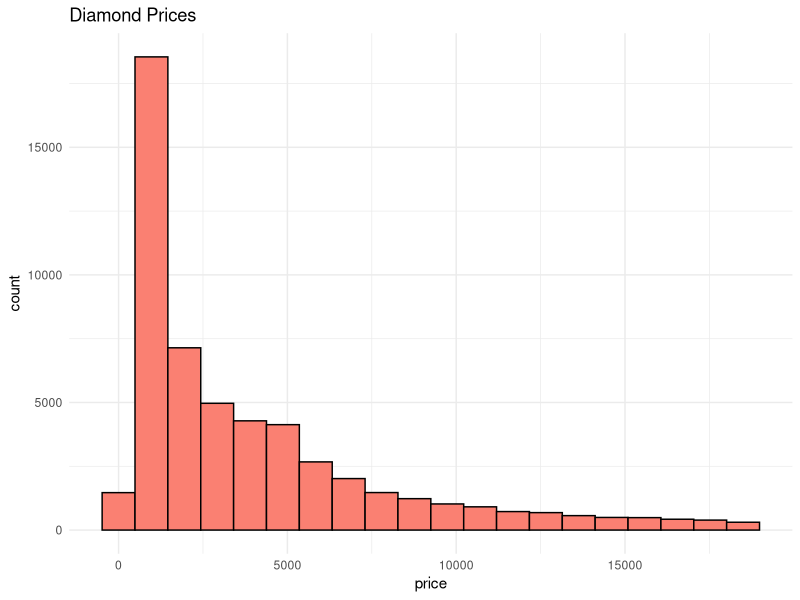
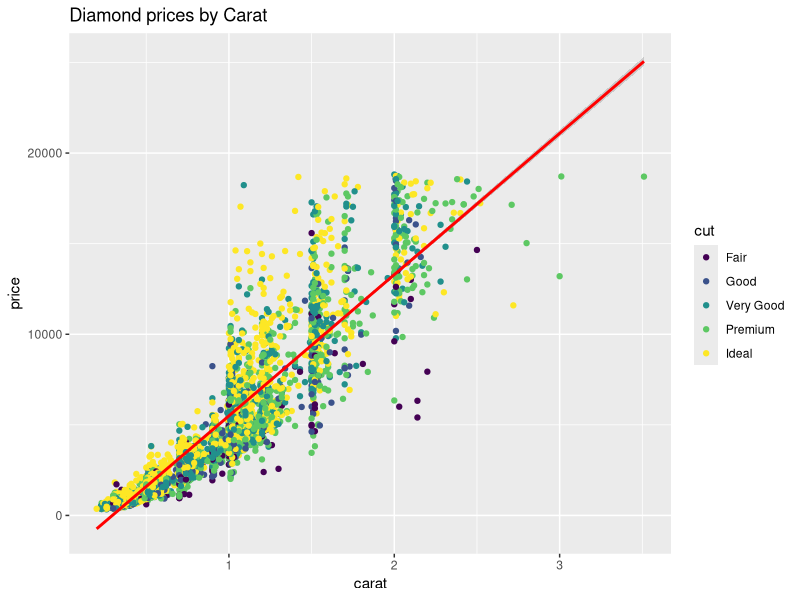
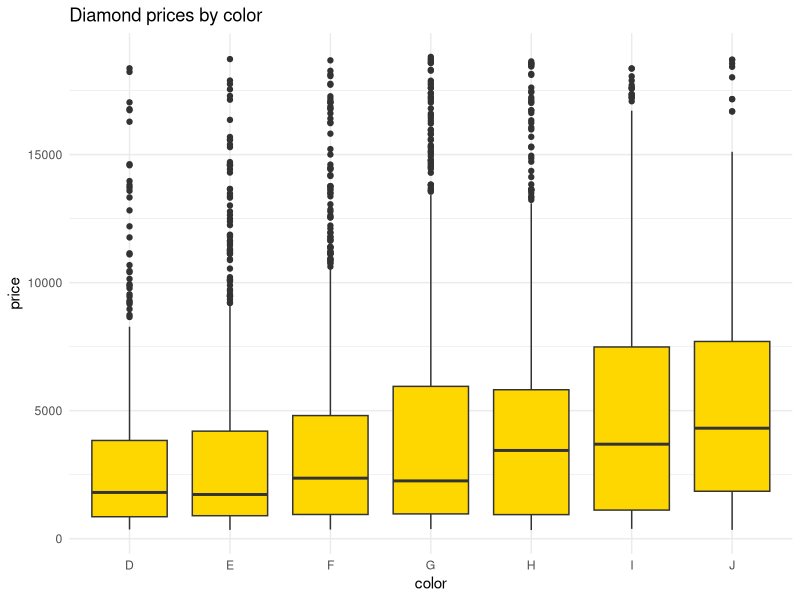
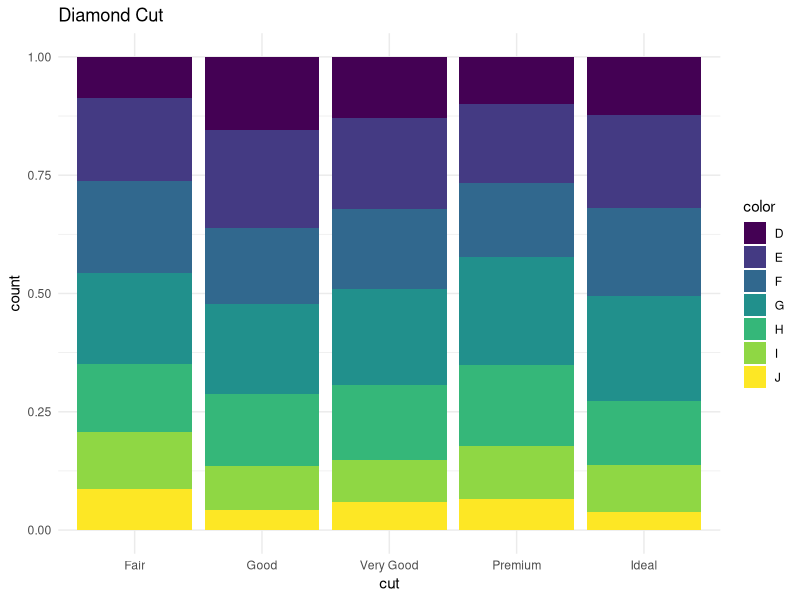
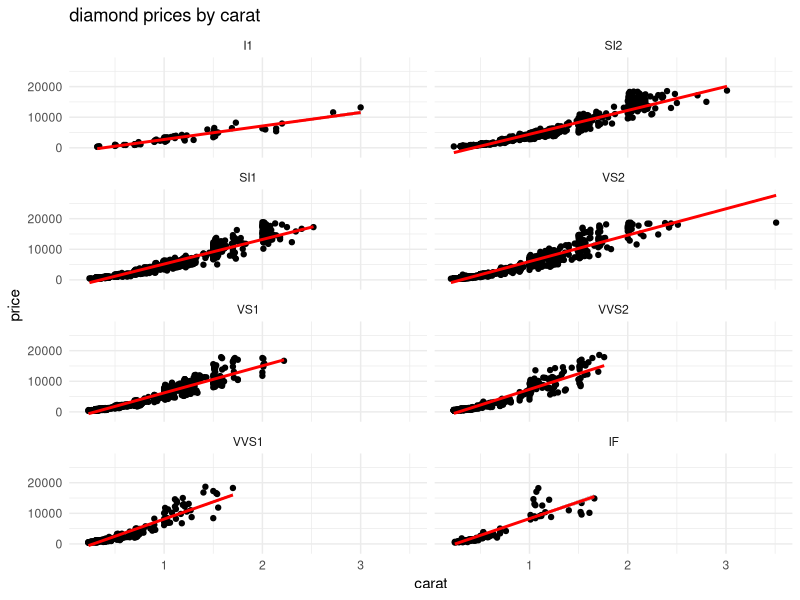

The R script that drew these images, in order:
## ---- chunk 1
library(tidyverse)
library(dplyr)
library(ggplot2)
data("diamonds")
## ---- chunk 2
ggplot(diamonds, aes(price)) +
  geom_histogram(bins=20, 
                 col="black",
                 fill = "salmon") +
  theme_minimal() +
  labs(title = "Diamond Prices")
summary(diamonds$price)
## ---- chunk 3
set.seed(18)
ggplot(diamonds %>% sample_n(5000), aes(carat,price, col=cut))+
  geom_point() +
  geom_smooth(method = "lm",
              col = "red") +
  labs(title = "Diamond prices by Carat")
## ---- chunk 4
set.seed(18)
ggplot(diamonds %>% sample_n(5000), aes(color,price)) +
  geom_boxplot(fill= "gold") +
  theme_minimal() +
  labs(title = "Diamond prices by color")
## ---- chunk 5
set.seed(18)
ggplot(diamonds %>% sample_n(5000), aes(cut, fill=color)) +
  geom_bar(position = "fill") +
  theme_minimal() +
  labs(title = "Diamond Cut")
## ---- chunk 6
set.seed(18)
ggplot(diamonds %>% sample_n(5000), aes(carat,price)) +
         geom_point() +
         geom_smooth(method ="lm",col="red") +
         facet_wrap(~clarity, ncol = 2) +
         theme_minimal() +
         labs(title = "diamond prices by carat")
